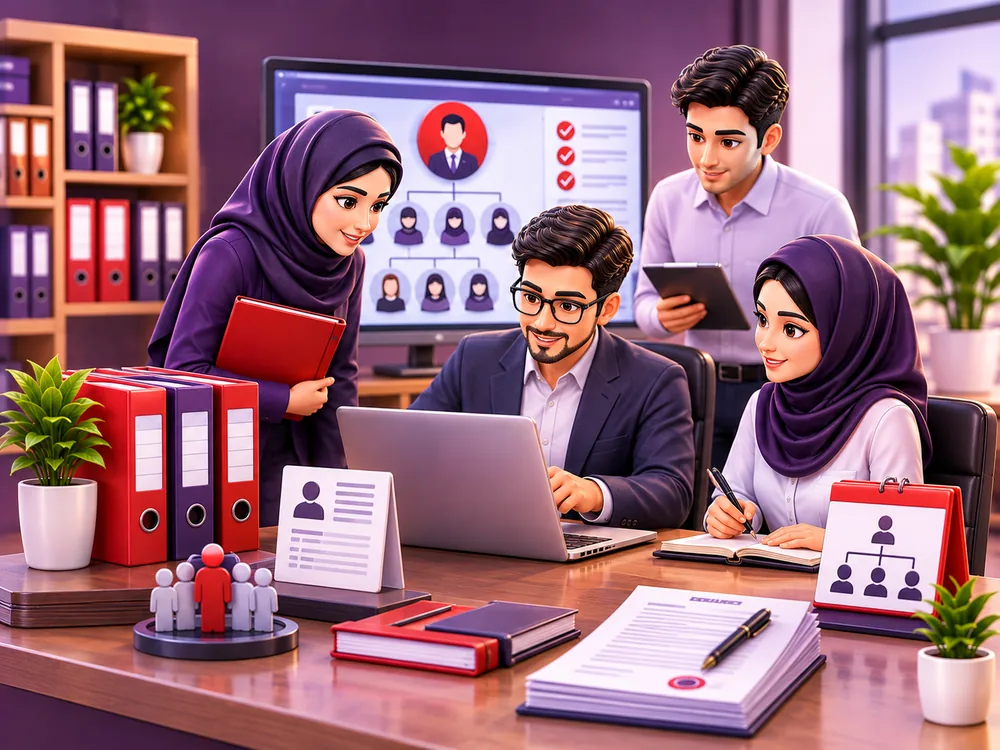
#> input picture mobile/assets/kargozar/companion-05-human-resources.webp, 1000 x 750 px
$ python prepare_brand_assets.py ../assets/kargozar/companion-05-human-resources.webp out.png
#> lines starting #> are read from the running program, lines starting #| are printed output that depends on the picture
#!/usr/bin/env python3
"""Prepare reproducible Kargozar Android/store icon assets from the approved logo."""
from pathlib import Path
from PIL import Image, ImageOps
import shutil
import sys

if len(sys.argv) != 3:
    raise SystemExit("Usage: prepare_brand_assets.py SOURCE_IMAGE OUTPUT_DIRECTORY")

source = Path(sys.argv[1])
output = Path(sys.argv[2])
if not source.is_file():
    raise SystemExit(f"Logo source not found: {source}")

output.mkdir(parents=True, exist_ok=True)
logo = Image.open(source).convert("RGB")
#> logo is the input picture: PIL image 1000x750 RGB; mean R, G, B 150.4, 105.8, 120.4

def store_icon(size: int) -> Image.Image:
#> called with size = 512
    canvas = Image.new("RGB", (size, size), (255, 255, 255))
#> canvas: PIL image 512x512 RGB; every value is 255
    margin = 24 if size >= 512 else 12
    artwork = ImageOps.contain(
        logo, (size - margin, size - margin), method=Image.Resampling.LANCZOS
    )
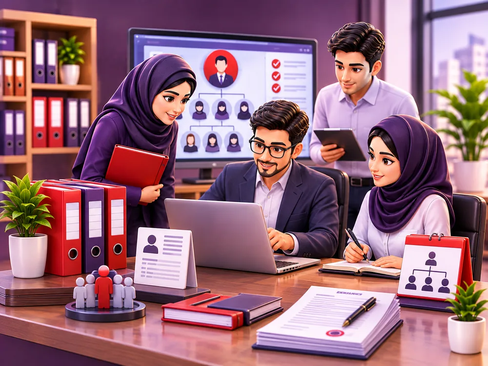
#> artwork: PIL image 488x366 RGB; mean R, G, B 150.4, 105.8, 120.4
    canvas.paste(artwork, ((size - artwork.width) // 2, (size - artwork.height) // 2))
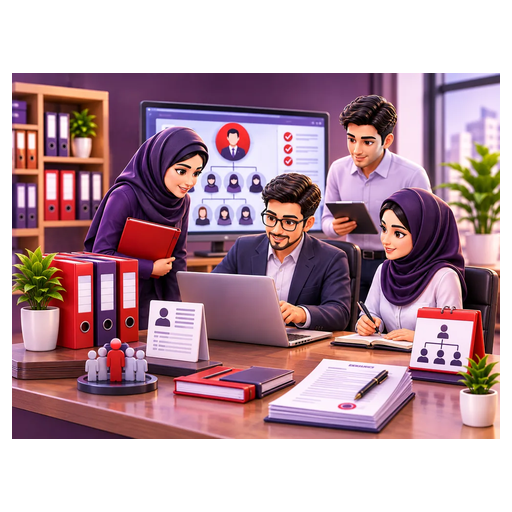
#> canvas: PIL image 512x512 RGB; mean R, G, B 183.7, 153.4, 163.3
    return canvas

# Opaque, square store listing artwork and high-resolution master.
store_icon(512).save(output / "myket-store-icon-512.png", "PNG", optimize=True)
store_icon(1024).save(output / "app-icon-master-1024.png", "PNG", optimize=True)
#> call 2 of store_icon, with size = 1024
#> in store_icon (call 2), `canvas = Image.new("RGB", (size, size), (255, 255, 255))`: canvas: PIL image 1024x1024 RGB; every value is 255
#> in store_icon (call 2), `canvas.paste(artwork, ((size - artwork.width) // 2, (size - artwork.he..`:
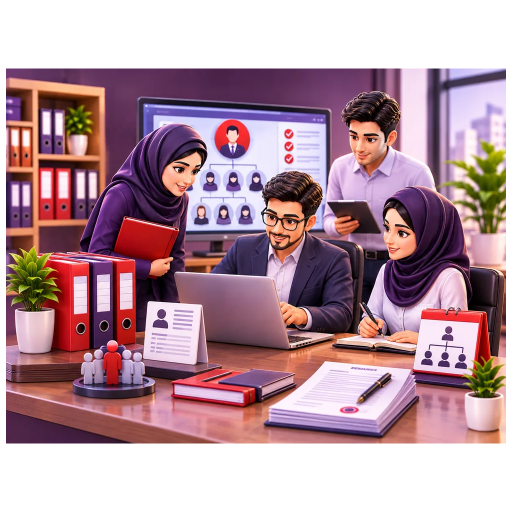
#> canvas: PIL image 1024x1024 RGB (shown at 1/2 size); mean R, G, B 180.2, 148.3, 158.7

# Android adaptive foreground: emblem only, transparent outside the artwork.
# Crop excludes the decorative card border and keeps the purple/red mark and swoosh.
emblem = logo.crop((42, 40, 214, 171)).convert("RGBA")
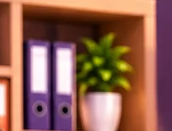
#> emblem: PIL image 172x131 RGBA; mean R, G, B, A 146.9, 98.1, 82.7, 255
pixels = emblem.load()
for y in range(emblem.height):
    for x in range(emblem.width):
        r, g, b, _ = pixels[x, y]
        maximum = max(r, g, b)
        saturation = (maximum - min(r, g, b)) / max(maximum, 1)
        alpha = max(0, min(255, round(saturation * 255)))
        pixels[x, y] = (r, g, b, alpha) if alpha >= 16 else (0, 0, 0, 0)

bounds = emblem.getbbox()
#> bounds = (0, 0, 172, 131)
if not bounds:
    raise SystemExit("Could not extract the Kargozar emblem from the logo.")
emblem = emblem.crop(bounds)
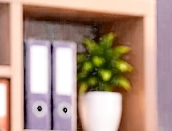
#> emblem: PIL image 172x131 RGBA; mean R, G, B, A 137.2, 88.8, 73.2, 151.7; transparent parts drawn white
foreground = Image.new("RGBA", (1024, 1024), (0, 0, 0, 0))
#> foreground: PIL image 1024x1024 RGBA; every value is 0
mark = ImageOps.contain(emblem, (620, 620), method=Image.Resampling.LANCZOS)
foreground.alpha_composite(
    mark, ((1024 - mark.width) // 2, (1024 - mark.height) // 2)
)
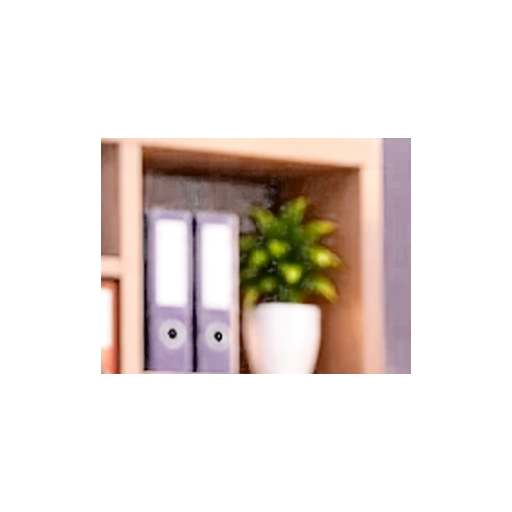
#> foreground: PIL image 1024x1024 RGBA (shown at 1/2 size); mean R, G, B, A 38.8, 25.2, 20.9, 42.3; transparent parts drawn white
foreground.save(output / "android-adaptive-foreground.png", "PNG", optimize=True)

# Android 13+ themed icon mask, white artwork on transparent background.
monochrome = Image.new("RGBA", foreground.size, (255, 255, 255, 0))
monochrome.putalpha(foreground.getchannel("A"))
monochrome.save(output / "android-adaptive-monochrome.png", "PNG", optimize=True)

# Keep the exact original file alongside the generated derivatives.
shutil.copy2(source, output / "kargozar-logo-original.jpg")
print("Prepared Kargozar store icon (512x512), master (1024x1024), adaptive and monochrome assets.")
